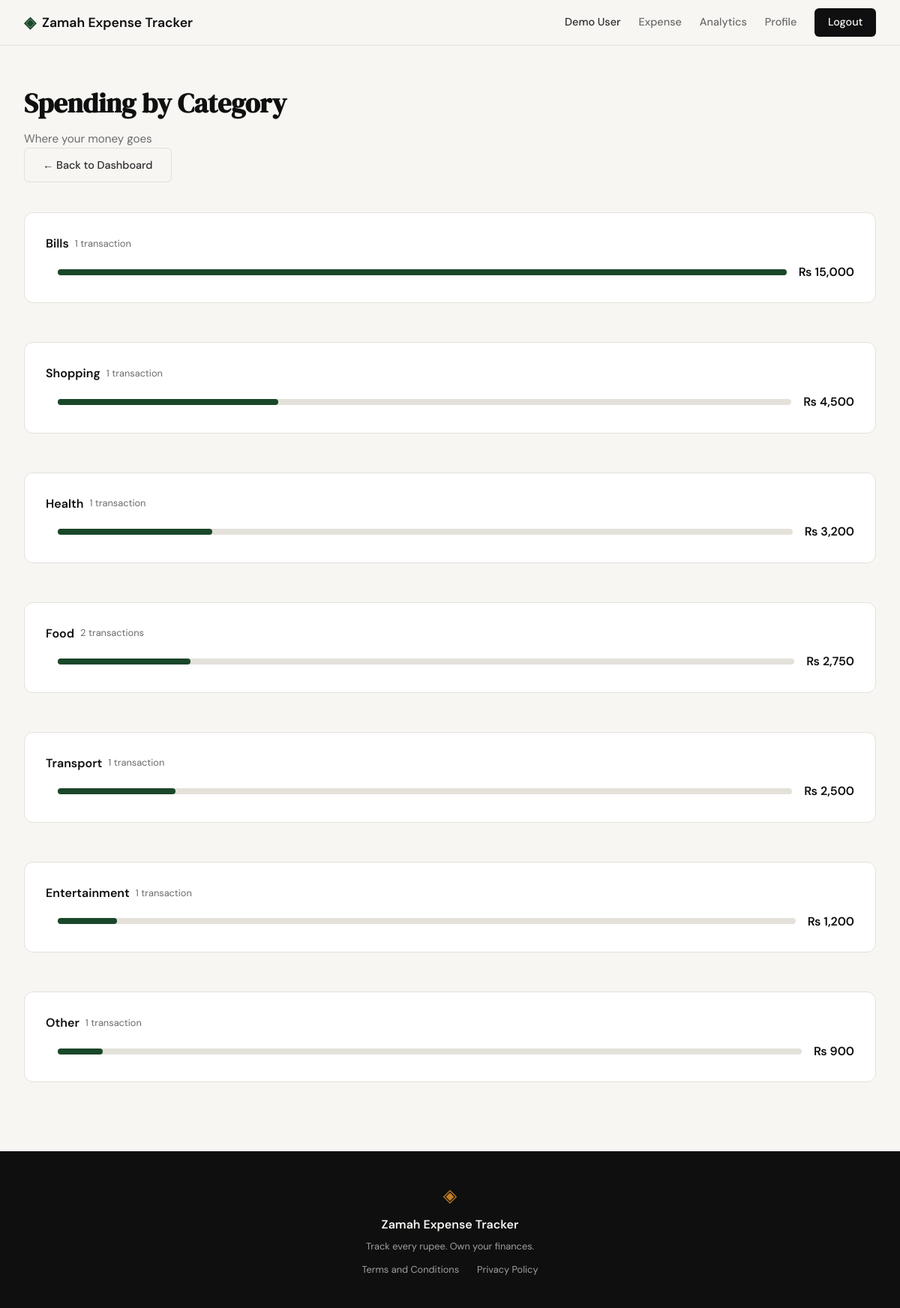
Screenshot of /expenses/categories (signed in) with the database file from the repository.
### tables this page shows
CREATE TABLE expenses (
            id          INTEGER PRIMARY KEY AUTOINCREMENT,
            user_id     INTEGER NOT NULL,
            amount      REAL    NOT NULL,
            category    TEXT    NOT NULL,
            date        TEXT    NOT NULL,
            description TEXT,
            created_at  TEXT    DEFAULT (datetime('now')),
            FOREIGN KEY (user_id) REFERENCES users(id)
        );

### app.py (the view)
@app.route("/expenses/categories")
def category_breakdown():
    if not session.get("user_id"):
        return redirect(url_for("login"))
    categories = get_expenses_by_category(session["user_id"])
    return render_template("category_breakdown.html", categories=categories)

### database/db.py (called while the page is built)
def get_db():
    path = current_app.config.get("DATABASE", DB_PATH) if has_app_context() else DB_PATH
    if path == ":memory:":
        conn = sqlite3.connect("file::memory:?cache=shared", uri=True)
    else:
        conn = sqlite3.connect(path)
    conn.row_factory = sqlite3.Row
    conn.execute("PRAGMA foreign_keys = ON")
    return conn

def get_expenses_by_category(user_id):
    db = get_db()
    rows = db.execute(
        "SELECT category, SUM(amount) as total, COUNT(*) as count "
        "FROM expenses WHERE user_id = ? "
        "GROUP BY category ORDER BY total DESC",
        (user_id,),
    ).fetchall()
    db.close()
    return rows

### templates/category_breakdown.html (shortened to what this page needs)
{% extends "base.html" %}
{% block content %}
<section class="dashboard-section">
    <div class="dashboard-container">
        <div class="dashboard-header">
            <div>
                <h1 class="dashboard-title">Spending by Category</h1>
                <p class="dashboard-subtitle">Where your money goes</p>
            </div>
            <a href="{{ url_for('dashboard') }}" class="btn-ghost">&larr; Back to Dashboard</a>
        </div>
        {% if categories %}
            {% for cat in categories %}
            <div class="summary-card" style="margin-bottom:0.75rem;">
                <div style="display:flex; align-items:center; gap:0.5rem; margin-bottom:0.5rem;">
                    <span style="font-weight:600; color:var(--ink);">{{ cat.category }}</span>
                    <span style="font-size:0.8rem; color:var(--ink-muted);">{{ cat.count }} transaction{% if cat.count != 1 %}s{% endif %}</span>
                </div>
                <div style="display:flex; align-items:center;">
                    <div style="background:var(--border); border-radius:4px; height:8px; flex:1; margin:0 1rem;">
                        <div style="background:var(--accent); border-radius:4px; height:8px; width:{{ (cat.total / categories[0].total * 100)|int }}%;"></div>
                    </div>
                    <span style="font-weight:600; color:var(--ink); white-space:nowrap;">₨ {{ "{:,.0f}".format(cat.total) }}</span>
                </div>
            </div>
            {% endfor %}
        {% else %}
            <div class="summary-card">
                <p style="color:var(--ink-muted); text-align:center;">No expenses recorded yet.</p>
            </div>
        {% endif %}
    </div>
</section>
{% endblock %}

### static/css/style.css (style rules this page uses)
:root { --ink: #0f0f0f; --ink-soft: #2d2d2d; --ink-muted: #6b6b6b; --ink-faint: #a0a0a0; --paper: #f7f6f3; --paper-warm: #f0ede6; --paper-card: #ffffff; --accent: #1a472a; --accent-light: #e8f0eb; --accent-2: #c17f24; --accent-2-light: #fdf3e3; --danger: #c0392b; --danger-light: #fdecea; --border: #e4e1da; --border-soft: #eeebe4; --font-display: 'DM Serif Display', Georgia, serif; --font-body: 'DM Sans', system-ui, sans-serif; --max-width: 1200px; --auth-width: 440px; --radius-sm: 6px; --radius-md: 12px; --radius-lg: 20px; }
*, *::before, *::after { box-sizing: border-box; margin: 0; padding: 0; }
html { font-size: 16px; scroll-behavior: smooth; }
body { background: var(--paper); color: var(--ink); font-family: var(--font-body); font-size: 1rem; line-height: 1.6; -webkit-font-smoothing: antialiased; }
a { color: inherit; text-decoration: none; }
.btn-ghost { display: inline-block; background: transparent; color: var(--ink-soft); padding: 0.65rem 1.5rem; border-radius: var(--radius-sm); font-size: 0.9rem; font-weight: 500; border: 1px solid var(--border); transition: all 0.2s; text-decoration: none; }
.dashboard-section { padding: 3rem 2rem 5rem; max-width: var(--max-width); margin: 0 auto; }
.dashboard-container { display: flex; flex-direction: column; gap: 2.5rem; }
.dashboard-header { max-width: 560px; }
.dashboard-title { font-family: var(--font-display); font-size: clamp(1.75rem, 3vw, 2.5rem); color: var(--ink); margin-bottom: 0.4rem; }
.dashboard-subtitle { font-size: 0.95rem; color: var(--ink-muted); }
.summary-card { background: var(--paper-card); border: 1px solid var(--border); border-radius: var(--radius-md); padding: 1.75rem; display: flex; flex-direction: column; gap: 0.25rem; }

### rows the page displays
expenses: category "Bills", count "1", {{ (cat.total / categories[0].total * 100)|int }} 100 (drawn), total "15,000"
expenses: category "Shopping", count "1", {{ (cat.total / categories[0].total * 100)|int }} 30 (drawn), total "4,500"
expenses: category "Health", count "1", {{ (cat.total / categories[0].total * 100)|int }} 21 (drawn), total "3,200"
expenses: category "Transport", count "1", {{ (cat.total / categories[0].total * 100)|int }} 16 (drawn), total "2,500"
expenses: category "Entertainment", count "1", {{ (cat.total / categories[0].total * 100)|int }} 8 (drawn), total "1,200"
expenses: category "Other", count "1", {{ (cat.total / categories[0].total * 100)|int }} 6 (drawn), total "900"

### other values shown
{{ session['user_name'] }} "Demo User"
{{ cat.category }} "Food"
{{ cat.count }} "2"
{{ "{:,.0f}".format(cat.total) }} "2,750"
